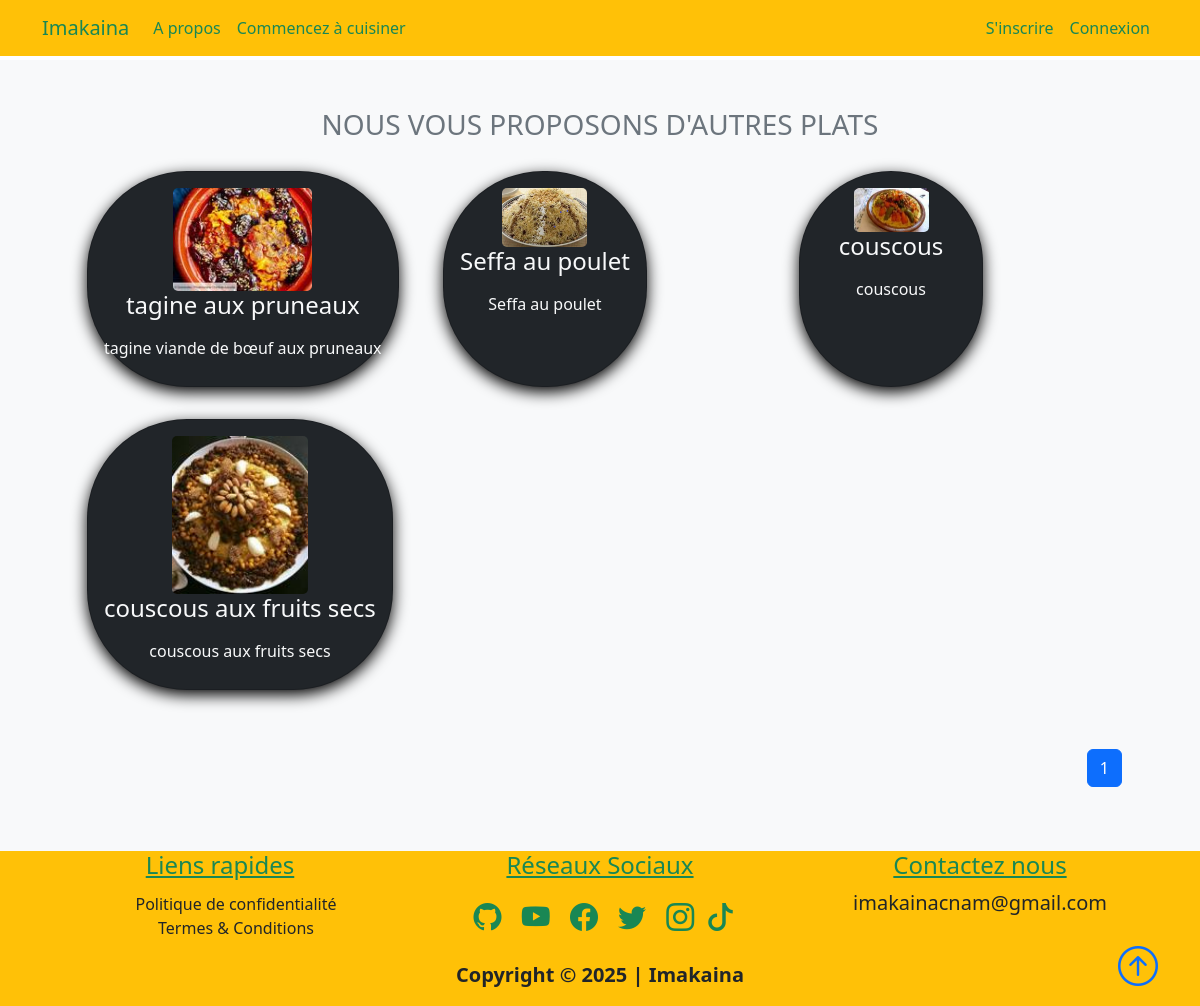
The page /plats on the database as committed earlier.
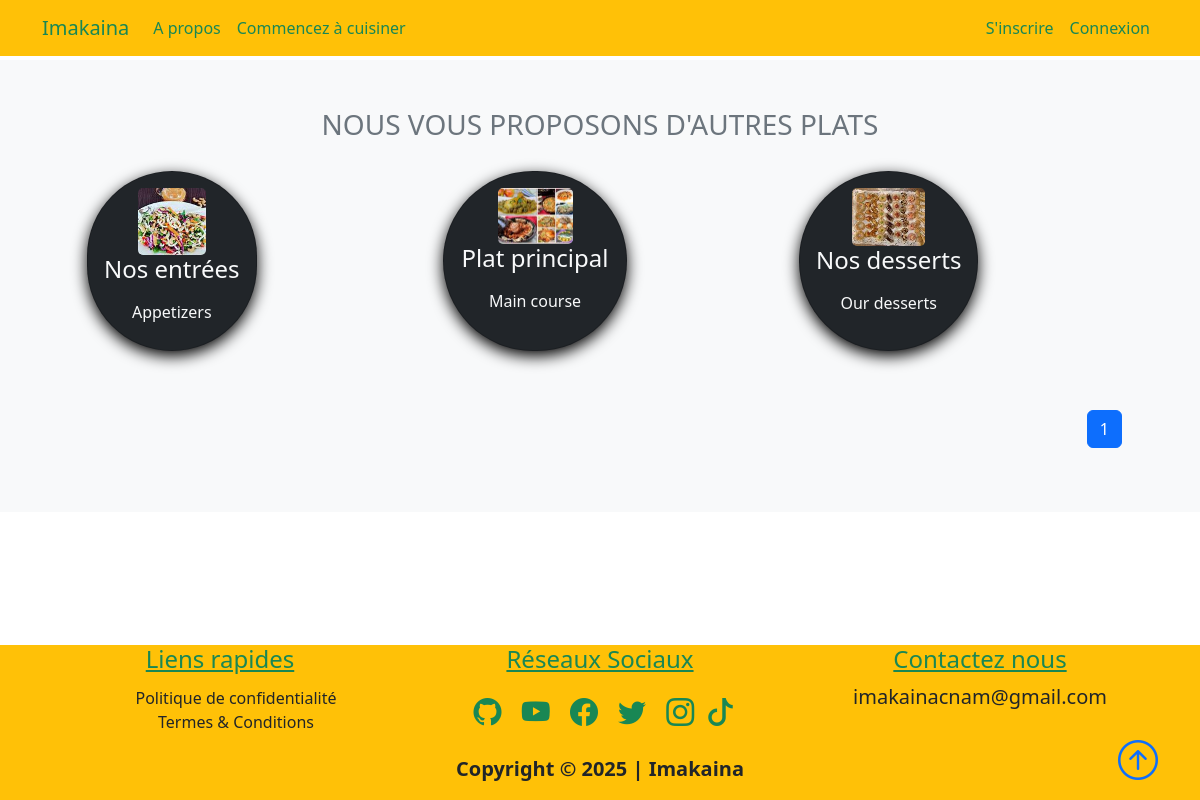
The same page on the database as committed later.
### projet/models.py (models this page shows, shortened)
class Plat(db.Model):
    id = db.Column(db.Integer, primary_key=True, autoincrement=True)
    title = db.Column(db.String(50), unique=True, nullable=False)
    description = db.Column(db.String(150), nullable=False)
    icon = db.Column(db.String(20), nullable=False, default="default_icon.jpg")
    recettes = db.relationship("Recette", backref="plat_name", lazy=True)

### projet/plats/routes.py (the view)
@plats_bp.route("/plats")
def plats():
    page = request.args.get("page", 1, type=int)
    plats = Plat.query.paginate(page=page, per_page=6)
    return render_template("plats.html", title="plats", plats=plats)

### projet/templates/plats.html
{% extends "layout.html" %}
{% block content %}
<section class="bg-light">
    <div class="container p-5">
        <h3 class="text-center text-secondary" id="learn">NOUS VOUS PROPOSONS D'AUTRES PLATS</h3>
        <div class="row">
            {% for plat in plats.items %}
            <div class="col-sm-12 col-md-6 col-lg-4 p-3 d-flex align-items-stretch">
                <a href="{{url_for('plats.plat', plat_title=plat.title)}}" class="text-decoration-none">
                    <div class="card bg-dark text-light h-100">
                        <div class="card-body text-center">
                            <img src="{{url_for('static', filename='plat_icons/' + plat.icon)}}" alt="" class="card-img w-50">
                            <h4 class="card-title mb-3">{{ plat.title }}</h4>
                            <p class="card-text">{{ plat.description }}</p>
                        </div>
                    </div>
                </a>
            </div>
            {% endfor %}
        </div>
        <nav class="mt-5" aria-label="...">
            <ul class="pagination" style="display: flex; justify-content: flex-end">
                {% for page_num in plats.iter_pages(left_edge=1, right_edge=1, left_current=1, right_current=2) %}
                    {% if page_num %}
                        {% if plats.page == page_num %}
                            <li class="page-item active">
                                <a href="{{url_for('plats.plats', page=page_num)}}" class="page-link">{{ page_num }}</a>
                            </li>
                        {% else %}
                            <li class="page-item">
                                <a href="{{url_for('plats.plats', page=page_num)}}" class="page-link">{{ page_num }}</a>
                            </li>
                        {% endif %}
                    {% else %}
                        <li class="page-item disabled">
                            <span class="page-link">...</span>
                        </li>
                    {% endif %}
                {% endfor %}
            </ul>
        </nav>
    </div>
</section>
{% endblock content %}

### projet/templates/layout.html (shortened to what this page needs)
<!DOCTYPE html>
<html lang="fr">
<head>
    <link href="https://cdn.jsdelivr.net/npm/bootstrap@5.3.3/dist/css/bootstrap.min.css"
    rel="stylesheet">
    <link rel="stylesheet" href="https://cdn.jsdelivr.net/npm/bootstrap-icons@1.8.1/font/bootstrap-icons.css">
    <link rel="stylesheet" type="text/css" href="{{url_for('static', filename='main.css')}}">
</head>
<body class="d-flex flex-column min-vh-100">
    <nav class="navbar navbar-expand-lg bg-warning py-2 fixed-top">
        <div class="container ">
            <a href="{{url_for('main.home')}}" class="navbar-brand text-success font-weight-bold ">Imakaina</a>
            <div class="collapse navbar-collapse" id="navmenu">
                <ul class="navbar-nav">
                    <li class="nav-item">
                        <a href="{{url_for('main.about')}}" class="nav-link text-success font-weight-bold">A propos</a>
                    </li>
                    <li class="nav-item">
                        {% if request.path=='/home'%}
                        <a href="#learn" class="nav-link text-success font-weight-bold">Commencez à cuisiner</a>
                        {% else %}
                        <a href="{{url_for('plats.plats')}}" class="nav-link text-success font-weight-bold">Commencez à cuisiner</a>
                        {% endif %}
                    </li>
                </ul>
                <ul class="navbar-nav ms-auto">
                    {% if current_user.is_authenticated %}
                    <div class="dropdown show">
                        <button class="btn btn-dark bg-dark dropdown-toggle" type="button" id="dropdownMenuButton1"
                            data-bs-toggle="dropdown" aria-expanded="false">
                            Mon Compte
                        </button>
                        <ul class="dropdown-menu text-success" aria-labelledby="dropdownMenuButton1">
                            <li class="nav-item">
                                <a href="{{ url_for('users.dashboard') }}" class="dropdown-item text-success font-weight-bold">Tableau de bord</a>
                            </li>
                            <li class="nav-item">
                                <a href="{{ url_for('users.logout') }}" class="dropdown-item text-success font-weight-bold">Déconnexion</a>
                            </li>
                        </ul>
                    </div>
                    {% else %}
                    <li class="nav-item text-success">
                        <a href="{{ url_for('users.register') }}" class="nav-link text-success">S'inscrire</a>
                    </li>
                    <li class="nav-item text-success">
                        <a href="{{ url_for('users.login') }}" class="nav-link text-success">Connexion</a>
                    </li>
                    {% endif%}
                </ul>
            </div>
        </div>
    </nav>
    {% block content %} {% endblock %}
    <footer class="bg-warning mt-auto">
        <div class="container">
            <div class="row text-center text-success ">
                <div class="col-md-12 col-lg-4 pb-1">
                    <h4 class="text-center text-decoration-underline">Liens rapides</h4>
                    <ul class=" nobull pt-1">
                        <li><a href="#" class="link text-dark">Politique de confidentialité</a></li>
                        <li><a href="#" class="link text-dark">Termes & Conditions</a></li>
                    </ul>
                </div>
                <div class="col-md-12 col-lg-4">
                    <h4 class="text-center text-decoration-underline pb-2">Réseaux Sociaux</h4>
                    <a href="https://github.com/najjahi" class="text-success p-2"><i class="bi-github fs-3"></i></a>
                    <a href="#" class="text-success p-2"><i class="bi-youtube fs-3"></i></a>
                    <a href="https://www.facebook.com/najjahi" class="text-success p-2"><i class="bi-facebook fs-3"></i></a>
                    <a href="https://twitter.com/najjahi" class="text-success p-2"><i class="bi-twitter fs-3"></i></a>
                    <a href="https://www.instagram.com/najjahi" class="text-success p-2"><i class="bi-instagram fs-3"></i></a>
                    <a href="https://www.tiktok.com/najjahi" class="text-success pt-2"><i class="bi-tiktok fs-3"></i></a>
                </div>
                <div class="col-md-12 col-lg-4">
                    <h4 class="text-center text-decoration-underline">Contactez nous</h4>
                    <p class="lead text-dark">imakainacnam@gmail.com</p>
                </div>
            </div>
            <div class="col text-dark text-center position-relative">
                <p class="lead text-dark fw-semibold">Copyright &copy; 2025 | Imakaina</p>
                <a href="#" class="position-absolute bottom-0 end-0">
                    <i class="bi bi-arrow-up-circle h1"></i>
                </a>
            </div>
        </div>
    </footer>
</body>
</html>

### projet/static/main.css (style rules this page uses)
body::before { display: block; content: ''; height: 60px; }
.card { transition: 0.7s ease; box-shadow: 0 5px 15px rgba(1 1 1/ 15); border-radius: 100px; margin: 5px; }
.link { text-decoration: none; }
.nobull { list-style-type: none; }

Rows that differ between the two databases and show on the page:
removed Plat: icon (picture), title "tagine aux pruneaux", description "tagine viande de bœuf aux pruneaux"
removed Plat: icon (picture), title "Seffa au poulet", description "Seffa au poulet"
removed Plat: icon (picture), title "couscous", description "couscous"
removed Plat: icon (picture), title "couscous aux fruits secs", description "couscous aux fruits secs"
added Plat: icon (picture), title "Nos entrées", description "Appetizers"
added Plat: icon (picture), title "Plat principal", description "Main course"
added Plat: icon (picture), title "Nos desserts", description "Our desserts"
